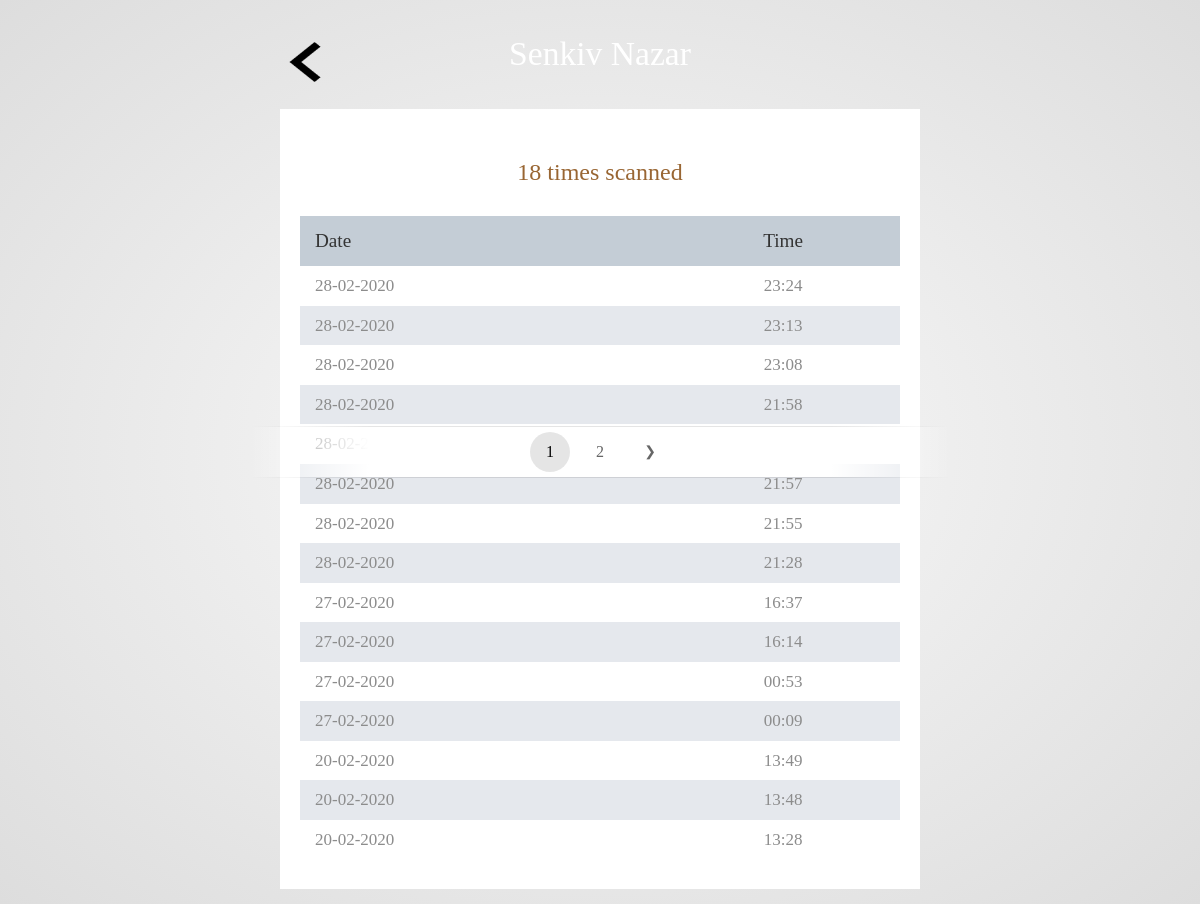
Screenshot of /student/1/ with the database file from the repository.
### app/models.py (models this page shows, shortened)
class Student(models.Model):
    name = models.CharField(verbose_name='ім\'я', max_length=250)
    group = models.ForeignKey(Group, verbose_name='група', on_delete=models.CASCADE)
    number_scan = models.IntegerField(verbose_name='кількість сканувань',max_length=100, null=True, blank=True)
    def __str__(self):
        return self.name
    class Meta:
        ordering = ('-name',)
        verbose_name = 'Студент'
        verbose_name_plural = 'Студенти'

class TagReader(models.Model):
    student = models.ForeignKey(Student, verbose_name='Студент',related_name = 'tags',  on_delete= models.CASCADE)
    tag = models.CharField(verbose_name='Мітка', max_length=120)
    scanned = models.DateTimeField(verbose_name='Проскановано', auto_now_add=True)
    class Meta:
        ordering = ('-scanned',)
        verbose_name = 'Мітка відсканована'
        verbose_name_plural = 'Відскановані мітки'

### app/views.py (the view)
# urls.py: path('student/<pk>/', student_detail, name='student_detail' ),
def student_detail(request, pk):
    scans_object = TagReader.objects.filter(student=pk)
    name = Student.objects.get(pk=pk)
    paginator = Paginator(scans_object, 15)
    page = request.GET.get('page')
    try:
        scans = paginator.page(page)
    except PageNotAnInteger:
        scans = paginator.page(1)
    except EmptyPage:
        scans = paginator.page(paginator.num_pages)
    context = {'scans':scans,
               'name':name,
               'page':page}
    return render(request, 'student.html', context)

### templates/student.html (shortened to what this page needs)
<!DOCTYPE html>
<html lang="en">
  <head>
    <link href="/static/fontawesome/css/all.min.css" rel="stylesheet" />
    <link href="/static/css/tooplate-chilling-cafe.css" rel="stylesheet" />
  </head>
  <body>
    <div class="tm-container">
      <div class="tm-text-white tm-page-header-container">
  <div id="tm-intro-img">
      <a href="{%url 'index'%}">
          <img class="back-arrow" src="/media/arrow.png" alt="">
</a>
        </div>
        <h1 class="tm-page-header">{{name}}</h1>
      </div>
      <div class="tm-main-content">
        <section class="tm-section">
          <h2 class="tm-section-header ">{{name.number_scan}} times scanned</h2>
          <div class="tm-responsive-table">
            <table>
              <tr class="tm-tr-header">
                <th class="tm-text-left">Date</th>
                <th>Time</th>
              </tr>
              {%for scan in scans %}
              <tr>
                <td class="tm-text-left">{{scan.scanned|date:"d-m-Y "}}</td>
                <td>{{scan.scanned|date:"H:i"}}</td>
              </tr>
              {%endfor%}
            </table>
          </div>
        </section>
          {% include "pagination2.html" with page=scans %}
  </body>
</html>

### static/css/tooplate-chilling-cafe.css (style rules this page uses)
body { background-color: #3a4a58; color: #8c8c8c; font-family: "Open Sans", Arial, Helvetica, sans-serif; font-size: 17px; font-weight: 400; padding: 15px; margin: 0; }
.tm-container { max-width: 640px; margin-left: auto; margin-right: auto; }
.tm-main-content { background-color: #ffffff; }
#tm-intro-img { background-position: center; background-size: cover; position: relative; }
.back-arrow { position: absolute; width: 50px; height: 40px; top: 27px; left: 0; }
.tm-text-white { color: white; }
.tm-page-header-container { text-align: center; }
.tm-page-header { display: inline-block; vertical-align: baseline; margin-top: 20px; margin-bottom: 35px; font-size: 2.1rem; font-weight: 400; }
.tm-section-header { color: #996633; text-align: center; font-weight: 400; font-size: 1.5rem; margin-top: 30px; margin-bottom: 30px; }
table { width: 100%; border-spacing: 0; }
td { text-align: center; padding: 10px 15px; }
.tm-text-left { text-align: left; }
th { color: #333333; font-weight: 400; font-size: 1.2rem; padding-left: 15px; padding-right: 15px; }
tr:nth-child(odd) { background-color: #e5e8ed; }
tr.tm-tr-header { background-color: #c4cdd6; height: 50px; }
.tm-section { padding-top: 20px; padding-left: 20px; padding-right: 20px; padding-bottom: 30px; }
img { max-width: 100%; }
a { transition: all 0.3s ease; }

### static/css/style.css (style rules this page uses)
html { font-family: sans-serif; line-height: 1.15; -ms-text-size-adjust: 100%; -webkit-text-size-adjust: 100%; }
body { margin: 0; }
figcaption, menu, article, aside, details, figure, footer, header, main, nav, section, summary { display: block; }
a { background-color: transparent; -webkit-text-decoration-skip: objects; }
h1 { font-size: 2em; margin: .67em 0; }
img { border-style: none; }
html { height: 100%; }
body { background: #fafafa; background: -webkit-radial-gradient(center, ellipse cover, #fafafa 0%, #dddddd 100%); background: -webkit-radial-gradient(center ellipse, #fafafa 0%, #dddddd 100%); background: radial-gradient(ellipse at center, #fafafa 0%, #dddddd 100%); filter: progid:DXImageTransform.Microsoft.gradient( startColorstr='#fafafa', endColorstr='#dddddd',GradientType=1 ); font-family: "proxima-nova"; }

### rows the page displays
Student: name "Senkiv Nazar", number_scan "18"
TagReader: scanned "28-02-2020", scanned "23:24"
TagReader: scanned "28-02-2020", scanned "23:13"
TagReader: scanned "28-02-2020", scanned "23:08"
TagReader: scanned "28-02-2020", scanned "21:58"
TagReader: scanned "28-02-2020"
TagReader: scanned "28-02-2020", scanned "21:57"
TagReader: scanned "28-02-2020", scanned "21:55"
TagReader: scanned "28-02-2020", scanned "21:28"
TagReader: scanned "27-02-2020", scanned "16:37"
TagReader: scanned "27-02-2020", scanned "16:14"
TagReader: scanned "27-02-2020", scanned "00:53"
TagReader: scanned "27-02-2020", scanned "00:09"
TagReader: scanned "20-02-2020", scanned "13:49"
TagReader: scanned "20-02-2020", scanned "13:48"
TagReader: scanned "20-02-2020", scanned "13:28"

### other values shown
{{ page.number }} "1"
{{ page.paginator.num_pages }} "2"
